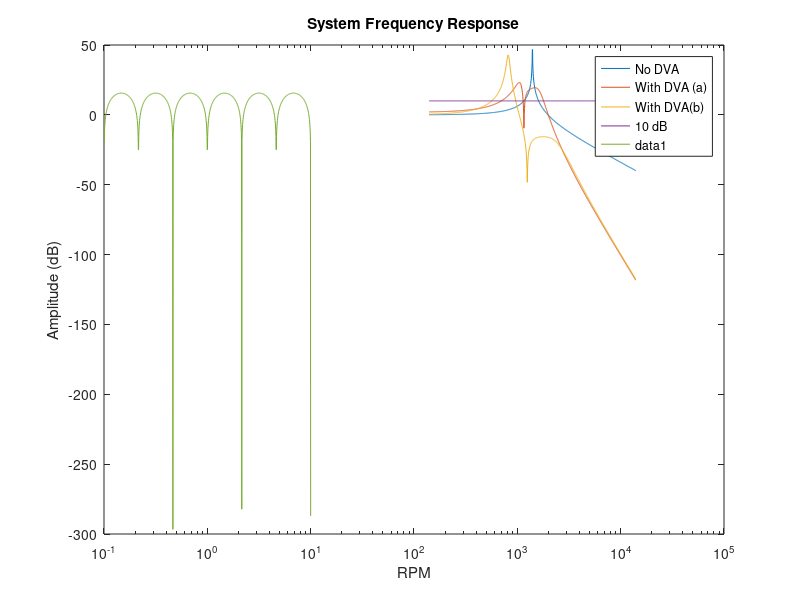

Write MATLAB code to recreate this figure.
%% Schur_HW5
%Randy Schur
%MAE 6258
%2/18/15

%% Problem 1
clear
close
% figure
% a

m1 = 3;
w1_rpm = 1400;
w1 = w1_rpm*2*pi/60;
wn = w1;
k1 = m1*w1^2;
mu1 = .0675;
m_eff = m1/mu1;

ampl = sqrt(10);
mu_a = 2/(ampl^2 - 1);
p_a = 1/(1+mu_a)*1.1;
ma = mu_a*m_eff
wa = p_a*wn;
ka = wa^2*ma
zeta_a= sqrt(3*mu_a/((8*(1+mu_a)^3)));
c = zeta_a*2*ma*wn

% b
pk =  10^0.4; % Use a max. amplitude of 8 dB, less than 10 with a safety factor.
mu_b = 2/(pk - 1);
zeta_b = 1/sqrt(2*(mu_b+1)*(mu_b+2));
p_b=1;


% c
r = logspace( -1, 1, 1000);
wk = r*1400;
X_1 = 1./abs(1 - r.^2);
X_a = abs((r.^2 - p_a^2)+(2*zeta_a.*r).^2)./abs((mu_a*p_a^2.*r.^2-(r.^2-1).*(r.^2-p_a^2)).^2 + (2*zeta_a.*r).^2.*(r.^2+mu_a.*r.^2 -1).^2);
X_b = abs((r.^2 - p_b^2)+(2*zeta_b.*r).^2)./abs((mu_b*p_b^2.*r.^2-(r.^2-1).*(r.^2-p_b^2)).^2 + (2*zeta_b.*r).^2.*(r.^2+mu_b.*r.^2 -1).^2);
semilogx(wk, 20*log10(X_1), wk, 20*log10(X_a), wk, 20*log10(X_b), wk, repmat(10, [1 1000])) 
x = linspace(-40, 60, 100);
y1 = repmat(1000, size(x));
y2 = repmat(1500, size(x));
max(X_a)
hold on
% semilogx(y1, x, 'k:', y2, x, 'k:')
title('System Frequency Response')
xlabel('RPM')
ylabel('Amplitude (dB)')
legend('No DVA', 'With DVA (a)', 'With DVA(b)', '10 dB')

%% Problem 2
clear
close all
zeta = .05;
x = linspace(0, 1, 1000);
k=6; %number of modes to use.
xa = .125;
r = logspace(-1, 1, 1000);
s = 1j*r;
w = 0;
for i =1:k
   phi(i,:)  = sin(k.*pi.*x); 
   beta4(i) = (i*pi)^4;
   wk(i) = sqrt(beta4(i));
   phi_xa(i) = sin(i*pi*xa);
   Gtilde(i, :) = 1./(s.^2 + 2*zeta.*wk(i).*s + wk(i).^2);
    A(i,:) = abs(Gtilde(i,:)).*phi_xa(i)+1;
    w =w+ A(i,:).*phi(i,:);
end

semilogx(r, 20*log10(w))
